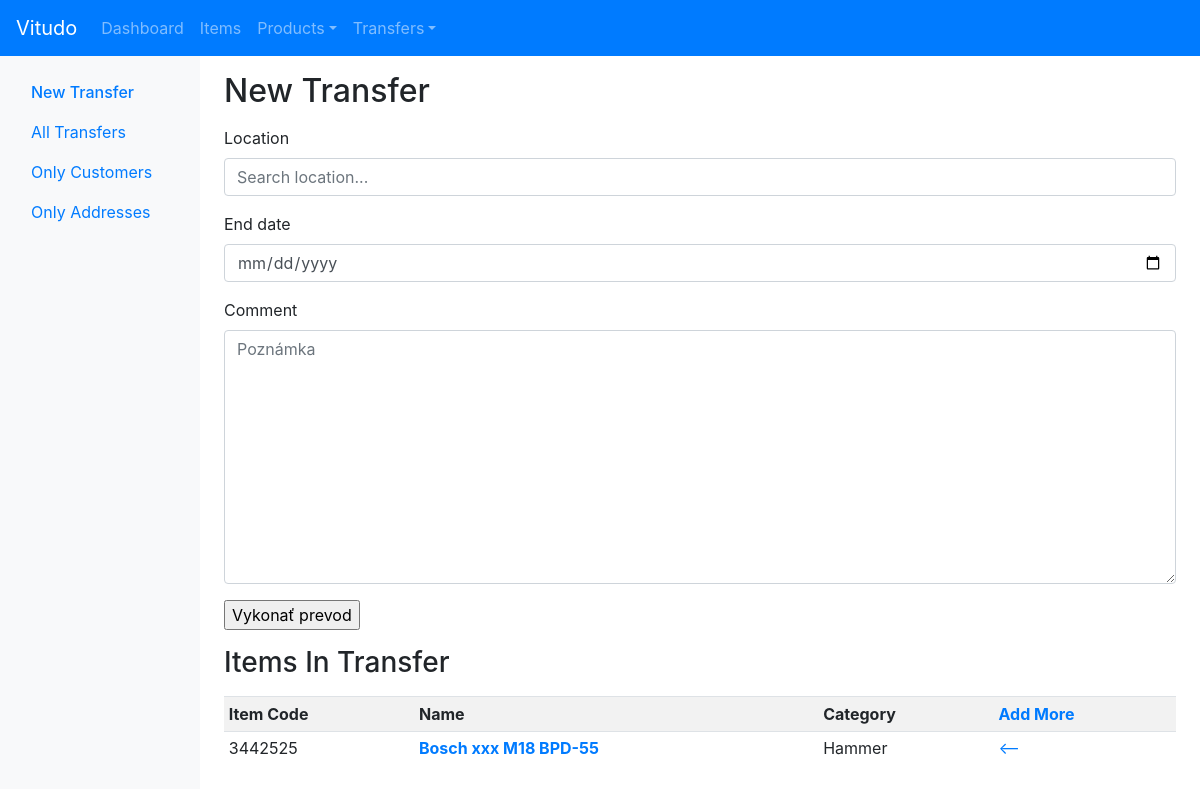
Page /transfers/new/ (signed in) on the committed database.
### items/models.py (models this page shows, shortened)
class Item(models.Model):
	product = models.ForeignKey(Product, on_delete=models.CASCADE, null=True)
	warehouse = models.ForeignKey(Location, on_delete=models.SET_NULL, null=True, related_name='warehouse')
	location = models.ForeignKey(Location, on_delete=models.SET_NULL, null=True, related_name='item_location')
	item_code = models.CharField(max_length=50, null=True, blank=True)
	is_transfered = models.BooleanField()
	is_available = models.BooleanField()
	is_active = models.BooleanField(default=True)
	details = models.ForeignKey(ItemDetails, on_delete=models.SET_NULL, null=True)
	images = models.ManyToManyField(ItemImage, blank=True)
	user = models.ForeignKey(User, on_delete=models.SET_NULL, null=True, blank=True)
	order = models.ForeignKey(Order, on_delete=models.SET_NULL, null=True, blank=True)
	objects = ItemManager()

### products/models.py (models this page shows, shortened)
class Product(models.Model):
	brand = models.ForeignKey(Brand, on_delete=models.CASCADE)
	category = models.ForeignKey(Category, on_delete=models.CASCADE)
	model = models.CharField(max_length=100, null=True)
	full_name = models.CharField(max_length=200, null=True)
	alternative_name = models.CharField(max_length=200, null=True, blank=True)
	details = models.ForeignKey(ProductDetails, on_delete=models.SET_NULL, null=True)
	user = models.ForeignKey(User, on_delete=models.SET_NULL, null=True, blank=True)
	objects = ProductManager()

class Category(models.Model):
	name = models.CharField(max_length=100)
	user = models.ForeignKey(User, on_delete=models.SET_NULL, null=True, blank=True)
	objects = CategoryManager()
	def __str__(self):
		return self.name

### transfers/views.py (the view)
# urls.py: path('new/', views.transfer, name='transfer'),
def transfer(request):
	basket, created = Basket.objects.get_or_create(user=request.user)
	items = basket.items.all()
	locations = Location.objects.none()
	transfer_form = TransferForm()
	search_form = SearchForm(request.GET or None)
	if request.GET.get('search'): locations = Location.objects.search(request.GET.get('search')).this_user(request.user)[:10]
	context = {
		'items': items,
		'locations': locations,
		'form': transfer_form,
		'search_form': search_form,
	}
	return render(request, 'transfers/list/transfer.html', context)

### transfers/forms.py
class TransferForm(BaseForm):
	end = forms.DateField(input_formats=['%Y-%m-%d'], widget = forms.DateInput(attrs={'class':'form-control', 'placeholder':'Dátum vrátenia', 'type':'date'}), required=True, label='End date')
	comment = forms.CharField(widget = forms.Textarea(attrs={'class':'form-control', 'placeholder':'Poznámka'}), required=False, label='Comment')

### vitudo/forms.py
class SearchForm(forms.Form):
	search = forms.CharField(widget = forms.TextInput(attrs={'class':'form-control mr-sm-2', 'placeholder':'Search'}), required=False, label='')

### accounts/lockdown.py (called while the page is built, shortened)
    def __call__(self, request):
        response = self.get_response(request)
        return response

    def process_view(self, request, view_func, view_args, view_kwargs):
        if request.user.is_authenticated:
            return None

### transfers/templates/transfers/list/transfer.html (shortened to what this page needs)
{% extends 'transfers/list/base.html' %}
{% block content %}
  <main role="main" class="col-md-9 ml-sm-auto col-lg-10 px-md-4 pb-2">
    <div class="d-flex justify-content-between flex-wrap flex-md-nowrap align-items-center pt-3 pb-2">
      <h1 class="h2">New Transfer</h1>
    </div>
{% if items %}
    <div class="form-group">
    <label for="search_location">Location</label>
    <input type="text" id="search_location" name="search_location" class="form-control" placeholder="Search location...">
    </div>
    <form action="{% url 'transfers:create_transfer' %}" method="post">
        {% include "forms/form_template.html" with form=form %}
        <input id="submit_button" type="submit" value="Vykonať prevod">
    </form>
    <div class="d-flex justify-content-between flex-wrap flex-md-nowrap align-items-center pt-3 pb-2">
      <h2 class="h3">Items In Transfer</h2>
    </div>
    <div class="table-responsive">
      <table class="table table-striped table-sm">
            <tr>
                <th>Item Code</th>
                <th>Name</th>
                <th>Category</th>
                <th><a href="{% url 'items:index' %}">Add More</a></th>
            </tr>
            {% for item in items %}
            <tr>
                <td>{{ item.item_code }}</td>
                <td class="list"><a href="{% url 'items:detail' item.id %}"><b>{{ item.product.full_name }}</b></a></td>
                <td>{{ item.product.category }}</td>
                <td class="list"><a href="{% url 'transfers:transfer_item' item.id %}"><--</a></td>
            </tr>
            {% endfor %}
        </table>
    </div>
{% else %}
    <p>Žiadne položky na prevod.</p>
        <input type="submit" value="Vložiť položky" onclick="window.location='{% url 'items:index' %}'">
{% endif %}
</main>
{% endblock %}

### rows in the picture
Item: item_code "3442525", product.full_name "Bosch xxx M18 BPD-55", product.category "Hammer"

### other values in the picture
{{ field.label_tag }} "End date" "Comment"
